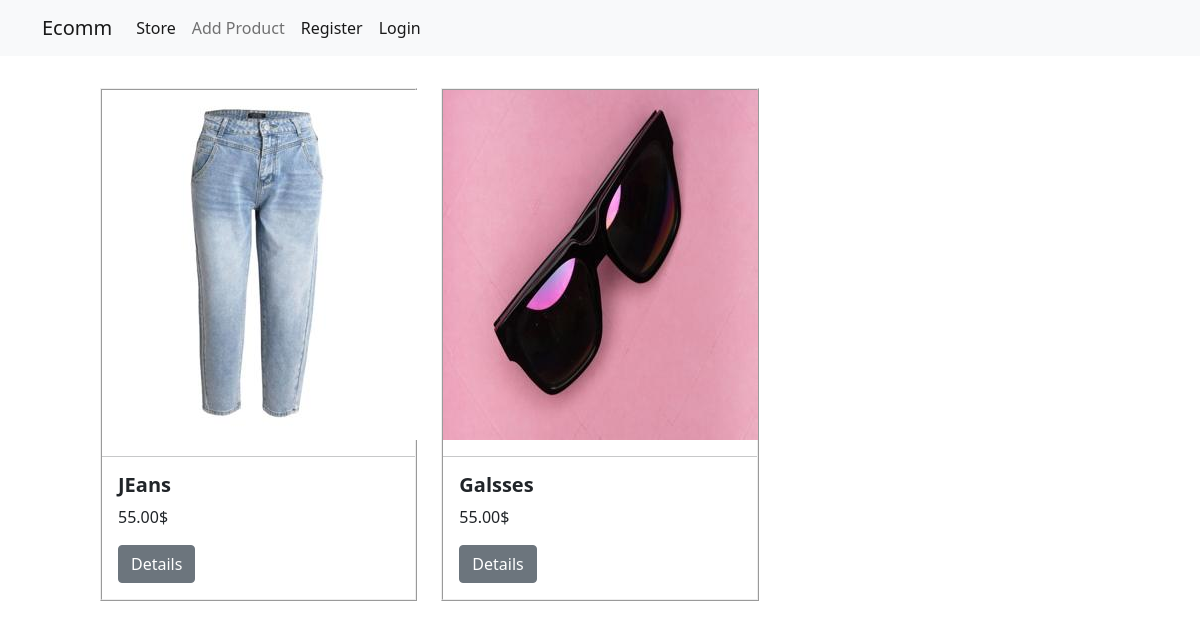
The page / on the database its author committed.
### products/models.py (models this page shows, shortened)
class ProductCard(models.Model):
    product_image = models.ImageField(null=True, blank=True, upload_to="product_images/", default="default-product.png")
    title = models.CharField(max_length=150)
    description = models.TextField(max_length=500, null=True, blank=True)
    price = models.DecimalField(max_digits=5, decimal_places=2)
    created = models.DateTimeField(auto_now_add=True)
    is_shoe = models.BooleanField(default=True)
    is_cloth = models.BooleanField(default=True)
    class Meta:
        ordering = ['created']

### products/views.py (the view)
# urls.py: path('', include('products.urls')),
def products(request):
    products = ProductCard.objects.all()
    return render(request, 'products/products.html', {'products':products})

### products/templates/products/products.html
{% extends 'main.html' %}
{% load static %}
{%block content%}
<div class="row row-cols-1 row-cols-md-3 g-4">
    {%for product in products%}
    <div class="col">
        <div class="box">
            {%if product.product_image%}
                <img class="img" src="{{product.product_image.url}}" alt="">
            {%endif%}
            <hr>
            <div class="body">
              <h5 class="title"><strong>{{product.title}}</strong></h5>
              <p class="price">{{product.price}}$</p>
              <a href="{% url 'product-card' product.id %}" class="btn btn-secondary" id="details">Details</a>
            </div>
        </div>
    </div>
    {%endfor%}
    </div>
{%endblock%}

### static/css/style.css (style rules this page uses)
.box { margin-top: 2rem; border-style: ridge; border-width: 2px; }
.box a { margin-bottom: 1rem; }
.title { margin-left: 1rem; }
.price { margin-left: 1rem; }
#details { margin-left: 1rem; }

### rows shown on the page
ProductCard: product_image (picture), title "JEans", price "55.00"
ProductCard: product_image (picture), title "Galsses", price "55.00"
